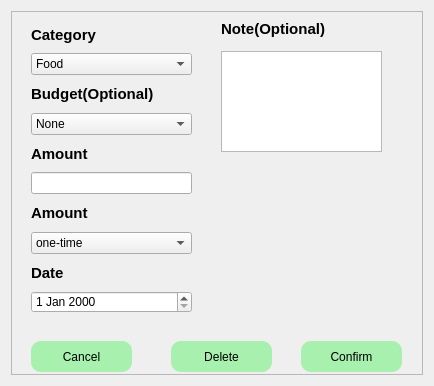
<?xml version="1.0" encoding="UTF-8"?>
<ui version="4.0">
 <class>Dialog</class>
 <widget class="QDialog" name="Dialog">
  <property name="geometry">
   <rect>
    <x>0</x>
    <y>0</y>
    <width>434</width>
    <height>386</height>
   </rect>
  </property>
  <property name="windowTitle">
   <string>Dialog</string>
  </property>
  <property name="styleSheet">
   <string notr="true">#addExpense_btn{
background-color:#A7F0AE;
border-radius: 10px;
}
#cancel_btn{
background-color:#A7F0AE;
border-radius: 10px;
}
#delete_btn{
background-color:#A7F0AE;
border-radius: 10px;
}
</string>
  </property>
  <layout class="QVBoxLayout" name="verticalLayout_2">
   <item>
    <widget class="QFrame" name="frame">
     <property name="frameShape">
      <enum>QFrame::StyledPanel</enum>
     </property>
     <property name="frameShadow">
      <enum>QFrame::Raised</enum>
     </property>
     <widget class="QPushButton" name="cancel_btn">
      <property name="geometry">
       <rect>
        <x>20</x>
        <y>330</y>
        <width>101</width>
        <height>31</height>
       </rect>
      </property>
      <property name="text">
       <string>Cancel</string>
      </property>
     </widget>
     <widget class="QPushButton" name="addExpense_btn">
      <property name="geometry">
       <rect>
        <x>290</x>
        <y>330</y>
        <width>101</width>
        <height>31</height>
       </rect>
      </property>
      <property name="text">
       <string>Confirm</string>
      </property>
     </widget>
     <widget class="QLabel" name="label_5">
      <property name="geometry">
       <rect>
        <x>210</x>
        <y>10</y>
        <width>131</width>
        <height>16</height>
       </rect>
      </property>
      <property name="font">
       <font>
        <pointsize>11</pointsize>
        <bold>true</bold>
       </font>
      </property>
      <property name="text">
       <string>Note(Optional)</string>
      </property>
     </widget>
     <widget class="QTextEdit" name="textEdit">
      <property name="geometry">
       <rect>
        <x>210</x>
        <y>40</y>
        <width>161</width>
        <height>101</height>
       </rect>
      </property>
     </widget>
     <widget class="QLabel" name="label_6">
      <property name="geometry">
       <rect>
        <x>180</x>
        <y>160</y>
        <width>211</width>
        <height>21</height>
       </rect>
      </property>
      <property name="text">
       <string/>
      </property>
     </widget>
     <widget class="QWidget" name="layoutWidget">
      <property name="geometry">
       <rect>
        <x>20</x>
        <y>11</y>
        <width>161</width>
        <height>291</height>
       </rect>
      </property>
      <layout class="QVBoxLayout" name="verticalLayout">
       <item>
        <widget class="QLabel" name="label">
         <property name="font">
          <font>
           <pointsize>11</pointsize>
           <bold>true</bold>
          </font>
         </property>
         <property name="text">
          <string>Category</string>
         </property>
        </widget>
       </item>
       <item>
        <widget class="QComboBox" name="comboBox">
         <item>
          <property name="text">
           <string>Food</string>
          </property>
         </item>
         <item>
          <property name="text">
           <string>Entertainment</string>
          </property>
         </item>
         <item>
          <property name="text">
           <string>Transport</string>
          </property>
         </item>
         <item>
          <property name="text">
           <string>Education</string>
          </property>
         </item>
         <item>
          <property name="text">
           <string>Healthcare</string>
          </property>
         </item>
         <item>
          <property name="text">
           <string>Bill</string>
          </property>
         </item>
         <item>
          <property name="text">
           <string>Saving</string>
          </property>
         </item>
         <item>
          <property name="text">
           <string>Investment</string>
          </property>
         </item>
         <item>
          <property name="text">
           <string>Shopping</string>
          </property>
         </item>
         <item>
          <property name="text">
           <string>Utilities/Other</string>
          </property>
         </item>
        </widget>
       </item>
       <item>
        <widget class="QLabel" name="label_2">
         <property name="font">
          <font>
           <pointsize>11</pointsize>
           <bold>true</bold>
          </font>
         </property>
         <property name="text">
          <string>Budget(Optional)</string>
         </property>
        </widget>
       </item>
       <item>
        <widget class="QComboBox" name="comboBox_2">
         <item>
          <property name="text">
           <string>None</string>
          </property>
         </item>
        </widget>
       </item>
       <item>
        <widget class="QLabel" name="label_3">
         <property name="font">
          <font>
           <pointsize>11</pointsize>
           <bold>true</bold>
          </font>
         </property>
         <property name="text">
          <string>Amount</string>
         </property>
        </widget>
       </item>
       <item>
        <widget class="QLineEdit" name="lineEdit"/>
       </item>
       <item>
        <widget class="QLabel" name="label_7">
         <property name="font">
          <font>
           <pointsize>11</pointsize>
           <bold>true</bold>
          </font>
         </property>
         <property name="text">
          <string>Amount</string>
         </property>
        </widget>
       </item>
       <item>
        <widget class="QComboBox" name="comboBox_3">
         <item>
          <property name="text">
           <string>one-time</string>
          </property>
         </item>
         <item>
          <property name="text">
           <string>daily</string>
          </property>
         </item>
         <item>
          <property name="text">
           <string>weekly</string>
          </property>
         </item>
         <item>
          <property name="text">
           <string>monthly</string>
          </property>
         </item>
         <item>
          <property name="text">
           <string>yearly</string>
          </property>
         </item>
        </widget>
       </item>
       <item>
        <widget class="QLabel" name="label_4">
         <property name="font">
          <font>
           <pointsize>11</pointsize>
           <bold>true</bold>
          </font>
         </property>
         <property name="text">
          <string>Date</string>
         </property>
        </widget>
       </item>
       <item>
        <widget class="QDateEdit" name="dateEdit"/>
       </item>
      </layout>
     </widget>
     <widget class="QPushButton" name="delete_btn">
      <property name="geometry">
       <rect>
        <x>160</x>
        <y>330</y>
        <width>101</width>
        <height>31</height>
       </rect>
      </property>
      <property name="text">
       <string>Delete</string>
      </property>
     </widget>
    </widget>
   </item>
  </layout>
 </widget>
 <resources/>
 <connections/>
</ui>
